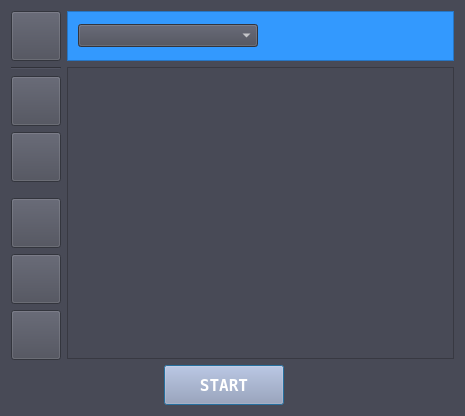
<?xml version="1.0" encoding="UTF-8"?>
<ui version="4.0">
 <class>DlgDDSControlClass</class>
 <widget class="QDialog" name="DlgDDSControlClass">
  <property name="geometry">
   <rect>
    <x>0</x>
    <y>0</y>
    <width>465</width>
    <height>416</height>
   </rect>
  </property>
  <property name="sizePolicy">
   <sizepolicy hsizetype="Preferred" vsizetype="Preferred">
    <horstretch>0</horstretch>
    <verstretch>0</verstretch>
   </sizepolicy>
  </property>
  <property name="windowTitle">
   <string>SpcDDSControl</string>
  </property>
  <property name="styleSheet">
   <string notr="true">QWidget {color: #FFFFFF; background: #484A56;} QPushButton {color: #FFFFFF; background-color: #9DA1BC;}</string>
  </property>
  <layout class="QHBoxLayout" name="horizontalLayout_4">
   <item>
    <layout class="QVBoxLayout" name="verticalLayout_2">
     <item>
      <widget class="SDC_ToolButton" name="poButtonAddCore">
       <property name="minimumSize">
        <size>
         <width>50</width>
         <height>50</height>
        </size>
       </property>
       <property name="maximumSize">
        <size>
         <width>50</width>
         <height>50</height>
        </size>
       </property>
       <property name="toolTip">
        <string>Add Core</string>
       </property>
       <property name="text">
        <string/>
       </property>
       <property name="icon">
        <iconset resource="./SpcDDSControl.qrc">
         <normaloff>:/resources/add.png</normaloff>:/resources/add.png</iconset>
       </property>
       <property name="iconSize">
        <size>
         <width>50</width>
         <height>50</height>
        </size>
       </property>
      </widget>
     </item>
     <item>
      <widget class="Line" name="line">
       <property name="orientation">
        <enum>Qt::Horizontal</enum>
       </property>
      </widget>
     </item>
     <item>
      <widget class="SDC_ToolButton" name="poButtonOpenSetup">
       <property name="minimumSize">
        <size>
         <width>50</width>
         <height>50</height>
        </size>
       </property>
       <property name="maximumSize">
        <size>
         <width>50</width>
         <height>50</height>
        </size>
       </property>
       <property name="toolTip">
        <string>Open Setup File</string>
       </property>
       <property name="text">
        <string/>
       </property>
       <property name="icon">
        <iconset resource="./SpcDDSControl.qrc">
         <normaloff>:/resources/open.png</normaloff>:/resources/open.png</iconset>
       </property>
       <property name="iconSize">
        <size>
         <width>50</width>
         <height>50</height>
        </size>
       </property>
      </widget>
     </item>
     <item>
      <widget class="SDC_ToolButton" name="poButtonSaveSetup">
       <property name="minimumSize">
        <size>
         <width>50</width>
         <height>50</height>
        </size>
       </property>
       <property name="maximumSize">
        <size>
         <width>50</width>
         <height>50</height>
        </size>
       </property>
       <property name="toolTip">
        <string>Save Setup File</string>
       </property>
       <property name="text">
        <string/>
       </property>
       <property name="icon">
        <iconset resource="./SpcDDSControl.qrc">
         <normaloff>:/resources/save.png</normaloff>:/resources/save.png</iconset>
       </property>
       <property name="iconSize">
        <size>
         <width>50</width>
         <height>50</height>
        </size>
       </property>
      </widget>
     </item>
     <item>
      <spacer name="verticalSpacer">
       <property name="orientation">
        <enum>Qt::Vertical</enum>
       </property>
       <property name="sizeHint" stdset="0">
        <size>
         <width>20</width>
         <height>40</height>
        </size>
       </property>
      </spacer>
     </item>
     <item>
      <widget class="SDC_ToolButton" name="poButtonHwSettings">
       <property name="minimumSize">
        <size>
         <width>50</width>
         <height>50</height>
        </size>
       </property>
       <property name="maximumSize">
        <size>
         <width>50</width>
         <height>50</height>
        </size>
       </property>
       <property name="toolTip">
        <string>Hardware Settings</string>
       </property>
       <property name="text">
        <string/>
       </property>
       <property name="icon">
        <iconset resource="./SpcDDSControl.qrc">
         <normaloff>:/resources/hwsettings.png</normaloff>:/resources/hwsettings.png</iconset>
       </property>
       <property name="iconSize">
        <size>
         <width>50</width>
         <height>50</height>
        </size>
       </property>
      </widget>
     </item>
     <item>
      <widget class="SDC_ToolButton" name="poButtonSettings">
       <property name="minimumSize">
        <size>
         <width>50</width>
         <height>50</height>
        </size>
       </property>
       <property name="maximumSize">
        <size>
         <width>50</width>
         <height>50</height>
        </size>
       </property>
       <property name="toolTip">
        <string>Settings</string>
       </property>
       <property name="text">
        <string/>
       </property>
       <property name="icon">
        <iconset resource="./SpcDDSControl.qrc">
         <normaloff>:/resources/settings.png</normaloff>:/resources/settings.png</iconset>
       </property>
       <property name="iconSize">
        <size>
         <width>50</width>
         <height>50</height>
        </size>
       </property>
      </widget>
     </item>
     <item>
      <widget class="SDC_ToolButton" name="poButtonQuit">
       <property name="minimumSize">
        <size>
         <width>50</width>
         <height>50</height>
        </size>
       </property>
       <property name="maximumSize">
        <size>
         <width>50</width>
         <height>50</height>
        </size>
       </property>
       <property name="toolTip">
        <string>Quit</string>
       </property>
       <property name="text">
        <string/>
       </property>
       <property name="icon">
        <iconset resource="./SpcDDSControl.qrc">
         <normaloff>:/resources/quit.png</normaloff>:/resources/quit.png</iconset>
       </property>
       <property name="iconSize">
        <size>
         <width>50</width>
         <height>50</height>
        </size>
       </property>
      </widget>
     </item>
     <item>
      <spacer name="verticalSpacer_2">
       <property name="orientation">
        <enum>Qt::Vertical</enum>
       </property>
       <property name="sizeType">
        <enum>QSizePolicy::Fixed</enum>
       </property>
       <property name="sizeHint" stdset="0">
        <size>
         <width>20</width>
         <height>45</height>
        </size>
       </property>
      </spacer>
     </item>
    </layout>
   </item>
   <item>
    <layout class="QVBoxLayout" name="verticalLayout_4">
     <item>
      <widget class="QFrame" name="poWidgetHeader">
       <property name="minimumSize">
        <size>
         <width>0</width>
         <height>50</height>
        </size>
       </property>
       <property name="maximumSize">
        <size>
         <width>16777215</width>
         <height>50</height>
        </size>
       </property>
       <property name="styleSheet">
        <string notr="true">QWidget {color: #FFFFFF; background: #3399FE;} QPushButton {color: #FFFFFF; background-color: #9DA1BC;}</string>
       </property>
       <property name="frameShape">
        <enum>QFrame::StyledPanel</enum>
       </property>
       <property name="frameShadow">
        <enum>QFrame::Plain</enum>
       </property>
       <layout class="QHBoxLayout" name="horizontalLayout">
        <property name="spacing">
         <number>0</number>
        </property>
        <property name="leftMargin">
         <number>10</number>
        </property>
        <property name="topMargin">
         <number>0</number>
        </property>
        <property name="rightMargin">
         <number>0</number>
        </property>
        <property name="bottomMargin">
         <number>0</number>
        </property>
        <item>
         <widget class="QComboBox" name="poComboBoxDevice">
          <property name="minimumSize">
           <size>
            <width>180</width>
            <height>0</height>
           </size>
          </property>
          <property name="font">
           <font>
            <family>Arial</family>
            <pointsize>10</pointsize>
            <weight>75</weight>
            <bold>true</bold>
           </font>
          </property>
          <property name="styleSheet">
           <string notr="true">QComboBox {color: #FFFFFF; background: #484A56;}</string>
          </property>
         </widget>
        </item>
        <item>
         <spacer name="horizontalSpacer">
          <property name="orientation">
           <enum>Qt::Horizontal</enum>
          </property>
          <property name="sizeHint" stdset="0">
           <size>
            <width>188</width>
            <height>20</height>
           </size>
          </property>
         </spacer>
        </item>
        <item>
         <widget class="QLabel" name="poLabelBanner">
          <property name="text">
           <string/>
          </property>
          <property name="pixmap">
           <pixmap resource="./SpcDDSControl.qrc">:/resources/banner.png</pixmap>
          </property>
         </widget>
        </item>
       </layout>
      </widget>
     </item>
     <item>
      <widget class="QScrollArea" name="poScrollArea">
       <property name="widgetResizable">
        <bool>true</bool>
       </property>
       <widget class="QWidget" name="scrollAreaWidgetContents">
        <property name="geometry">
         <rect>
          <x>0</x>
          <y>0</y>
          <width>385</width>
          <height>290</height>
         </rect>
        </property>
        <layout class="QVBoxLayout" name="verticalLayout_3">
         <property name="leftMargin">
          <number>0</number>
         </property>
         <property name="topMargin">
          <number>0</number>
         </property>
         <property name="rightMargin">
          <number>0</number>
         </property>
         <property name="bottomMargin">
          <number>0</number>
         </property>
         <item>
          <layout class="QHBoxLayout" name="horizontalLayout_3">
           <item>
            <layout class="QVBoxLayout" name="verticalLayout">
             <property name="spacing">
              <number>2</number>
             </property>
             <property name="leftMargin">
              <number>0</number>
             </property>
             <item>
              <widget class="QFrame" name="poWidgetMain">
               <property name="sizePolicy">
                <sizepolicy hsizetype="Minimum" vsizetype="Minimum">
                 <horstretch>0</horstretch>
                 <verstretch>0</verstretch>
                </sizepolicy>
               </property>
               <property name="frameShape">
                <enum>QFrame::StyledPanel</enum>
               </property>
               <property name="frameShadow">
                <enum>QFrame::Plain</enum>
               </property>
              </widget>
             </item>
             <item>
              <spacer name="verticalSpacer_3">
               <property name="orientation">
                <enum>Qt::Vertical</enum>
               </property>
               <property name="sizeHint" stdset="0">
                <size>
                 <width>20</width>
                 <height>40</height>
                </size>
               </property>
              </spacer>
             </item>
            </layout>
           </item>
           <item>
            <spacer name="horizontalSpacer_4">
             <property name="orientation">
              <enum>Qt::Horizontal</enum>
             </property>
             <property name="sizeHint" stdset="0">
              <size>
               <width>40</width>
               <height>20</height>
              </size>
             </property>
            </spacer>
           </item>
          </layout>
         </item>
        </layout>
       </widget>
      </widget>
     </item>
     <item>
      <layout class="QHBoxLayout" name="horizontalLayout_2">
       <item>
        <spacer name="horizontalSpacer_2">
         <property name="orientation">
          <enum>Qt::Horizontal</enum>
         </property>
         <property name="sizeHint" stdset="0">
          <size>
           <width>98</width>
           <height>37</height>
          </size>
         </property>
        </spacer>
       </item>
       <item>
        <widget class="SDC_PushButton" name="poButtonStart">
         <property name="minimumSize">
          <size>
           <width>120</width>
           <height>40</height>
          </size>
         </property>
         <property name="maximumSize">
          <size>
           <width>120</width>
           <height>40</height>
          </size>
         </property>
         <property name="font">
          <font>
           <family>DejaVu Sans Mono</family>
           <pointsize>12</pointsize>
           <weight>75</weight>
           <bold>true</bold>
          </font>
         </property>
         <property name="text">
          <string>START</string>
         </property>
        </widget>
       </item>
       <item>
        <spacer name="horizontalSpacer_3">
         <property name="orientation">
          <enum>Qt::Horizontal</enum>
         </property>
         <property name="sizeHint" stdset="0">
          <size>
           <width>170</width>
           <height>20</height>
          </size>
         </property>
        </spacer>
       </item>
      </layout>
     </item>
    </layout>
   </item>
  </layout>
 </widget>
 <layoutdefault spacing="6" margin="11"/>
 <customwidgets>
  <customwidget>
   <class>SDC_ToolButton</class>
   <extends>QToolButton</extends>
   <header>./dialogs/sdc_components.h</header>
  </customwidget>
  <customwidget>
   <class>SDC_PushButton</class>
   <extends>QPushButton</extends>
   <header>./dialogs/sdc_components.h</header>
  </customwidget>
 </customwidgets>
 <resources>
  <include location="./SpcDDSControl.qrc"/>
  <include location="./SpcDDSControl.qrc"/>
 </resources>
 <connections/>
</ui>
